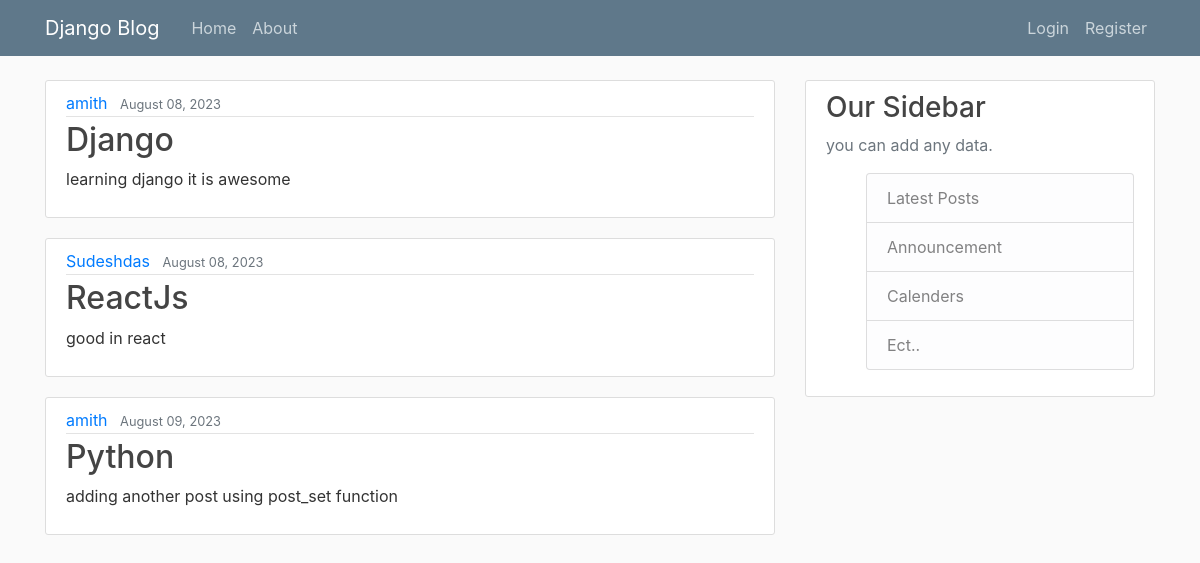
The page / on the database its author committed.
### blog/models.py (models this page shows, shortened)
class Post(models.Model):
    title = models.CharField(max_length=100)
    content = models.TextField()
    date_posted = models.DateTimeField(default=timezone.now)
    author = models.ForeignKey(User, on_delete=models.CASCADE)

### blog/views.py (the view)
# urls.py: path('', views.home, name='blog-home'),
def home(request):
    context = {
        'posts':Post.objects.all()  # the attributes from the above posts and the from the templates should be same!![if not please change it in templates page.]
    }
    return render(request, 'blog/home.html', context)

### blog/templates/blog/home.html
{% extends 'blog/base.html' %}
{% block content %}
    {% for post in posts %}
        <article class = "media content-section">
            <div class = "media-body">
                <div class = "article-metadata">
                    <a class ="mr-2" href="#">{{post.author}}</a>
                    <small class ="text-muted">{{post.date_posted|date:"F d, Y"}}</small>
                </div>
                <h2><a class = "article-title" href="#">{{post.title}}</a></h2>
                <p class = "article-content">{{post.content}}</p>
            </div>
        </article>
    {% endfor %}
{% endblock content %}

### blog/static/blog/main.css (style rules this page uses)
body { background: #fafafa; color: #333; margin-top: 5rem; }
h1, h2, h3, h4, h5, h6 { color: #444; }
.content-section { background: #fff; padding: 10px 20px;; border: 1px solid #ddd; border-radius: 3px; margin-bottom: 20px; }
.article-title { color: #444444; }
.article-content { white-space: pre-line; }
.article-metadata { padding-bottom: 1px; margin-bottom: 4px; border-bottom: 1px solid #e3e3e3 }

### rows shown on the page
Post: author "amith", date_posted "August 08, 2023", title "Django", content "learning django it is awesome"
Post: author "Sudeshdas", date_posted "August 08, 2023", title "ReactJs", content "good in react"
Post: author "amith", date_posted "August 09, 2023", title "Python", content "adding another post using post_set function"
